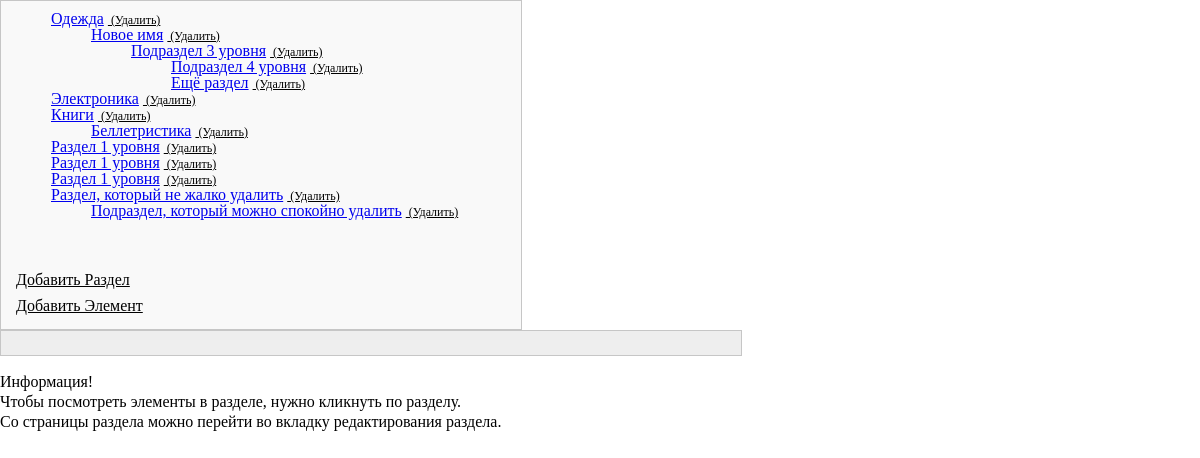
The page / on the database its author committed.
### tables this page shows
CREATE TABLE `cat_section` (
  `ID` int(11) NOT NULL,
  `Name` varchar(255) NOT NULL,
  `Date_create` date DEFAULT NULL,
  `Date_modify` date DEFAULT NULL,
  `Description` text,
  `Parent_ID` int(11) DEFAULT NULL
);

### database.php (the view, shortened to what this page needs)
<?php
class Database {
    private static $host = "localhost";
    private static $username = "phpmyadmin";
    private static $password = "some_pass";
    private static $sectionTree = [];
    private static $sectionRes = '';
    private static $conn = false;
    public static function getInstance()
    {
        return new self;
    }
    public function getConnection()
    {
        if(!self::$conn) {
            self::$conn = mysqli_connect(self::$host,self::$username,self::$password);
            mysqli_set_charset(self::$conn, "utf8");
        }
        return self::$conn;
    }
    public function select($table, $rows = '*', $where = null, $order = null)
    {
        $table = mysqli_real_escape_string(self::$conn, $table);
        $rows = mysqli_real_escape_string(self::$conn, $rows);
        $where = mysqli_real_escape_string(self::$conn, $where);
        $order = mysqli_real_escape_string(self::$conn, $order);
        $result = false;
        $q = 'SELECT '.$rows.' FROM '.$table;
        $query = mysqli_query(self::$conn, $q);
        if($query)
        {
            while ($res = mysqli_fetch_array($query))
            {
                $result[$res['ID']] = $res;
            }
        }
        return $result;
    }
    public function getCatalogSections()
    {
        self::$sectionTree = $this->select('cat_section');
        $sections = [];
        foreach(self::$sectionTree as $item)
        {
            if($item['Parent_ID'] == 0) {
                $sections[$item['ID']] = $this->getListTree($item['ID']);
            }
        }
        return $sections;
    }
    public function getListTree($id = 0){
        $result = [];
        foreach(self::$sectionTree as $k => $item)
        {
            if($item['ID'] == $id){
                $result = self::$sectionTree[$k];
                foreach(self::$sectionTree as $item_1)
                {
                    if($item_1['Parent_ID'] == $id){
                        if(empty($result['subsections'])){
                            $result['subsections'] = [];
                        }
                        $result['subsections'][$item_1['ID']] = $this->getListTree($item_1['ID']);
                    }
                }
            }
        }
        return $result;
    }
    public function getCatalogSectionResult()
    {
        $sections = $this->getCatalogSections();
        $result = '';
        if ($sections) {
            $result .= '<ul class="first-level-ul">';
            $result .= $this->createCatalogStructure($sections);
            $result .= '</ul>';
        }
        self::$sectionRes = false;
        return $result;
    }
    public function createCatalogStructure($section)
    {
        self::$sectionRes .= '<ul>';
        foreach($section as $sec)
        {
            self::$sectionRes .= '<li><a href="?section=' . $sec['ID'] . '">' . $sec['Name'] . '</a>
                <a class="delete_item element-button" href="#" data-req="action=delete&table=cat_section&id='
                    . $sec['ID'] . '">&nbsp;(Удалить)</a>';
            if(isset($sec['subsections']) && !empty($sec['subsections'])){
                $this->createCatalogStructure($sec['subsections']);
            }
            self::$sectionRes .= '</li>';
        }
        self::$sectionRes .= '</ul>';
        return self::$sectionRes;
    }
}

### header.php (shortened to what this page needs)
<!DOCTYPE html>
<html lang="ru">
<head>
    <link href="/source/style.css" rel="stylesheet">
</head>
<body>

### index.php (shortened to what this page needs)
<?php
include_once("header.php");
include_once("database.php");
$DB = Database::getInstance();
$DB->getConnection();
?>
<div class="catalog-wrapper">
    <div class="catalog-left-menu">
        <?=$DB->getCatalogSectionResult();?>
        <br/><br/><br/>
        <a href="?add_section" class="catalog-button">Добавить Раздел</a>
        <a href="?add_element" class="catalog-button">Добавить Элемент</a>
    </div>
    <div class="catalog-main-content">
        <p id="result_form"></p>
    </div>
</div>
<br/>
<p>Информация!</p>
<p>Чтобы посмотреть элементы в разделе, нужно кликнуть по разделу.</p>
<p>Со страницы раздела можно перейти во вкладку редактирования раздела.</p>
<?php include_once("footer.php");?>

### footer.php
</body>
</html>

### source/style.css (style rules this page uses)
html, body, div, span, applet, object, iframe, h1, h2, h3, h4, h5, h6, p, blockquote, pre, a, abbr, acronym, address, big, cite, code, del, dfn, em, img, ins, kbd, q, s, samp, small, strike, strong, sub, sup, tt, var, b, u, i, center, dl, dt, dd, ol, ul, li, fieldset, form, label, legend, table, caption, tbody, tfoot, thead, tr, th, td, article, aside, canvas, details, embed, figure, figcaption, footer, header, hgroup, menu, nav, output, ruby, section, summary, time, mark, audio, video { margin: 0; border: 0; font-size: 100%; font: inherit; vertical-align: baseline; }
body { line-height: 1; }
ol, ul { list-style: none; }
li { list-style-type: none; }
p { padding: 2px 0; }
.catalog-wrapper { display: flex; flex-flow: row wrap; }
.catalog-left-menu { width: 35%; max-width: 600px; min-width: 500px; padding: 10px; border: 1px solid #c6c6c6; background: #f9f9f9; }
.catalog-main-content { width: 60%; min-width: 600px; padding: 10px; background: #eee; border: 1px solid #c6c6c6; }
.first-level-ul { padding: 0; }
.catalog-button { color: #000; display: block; padding: 5px; }
.element-button { display: block; padding: 10px 0; }
.catalog-left-menu .delete_item { display: inline; font-size: 12px; color: #000; }

### rows shown on the page
cat_section: Name "Одежда"
cat_section: Name "Новое имя"
cat_section: Name "Подраздел 3 уровня"
cat_section: Name "Подраздел 4 уровня"
cat_section: Name "Ещё раздел"
cat_section: Name "Электроника"
cat_section: Name "Книги"
cat_section: Name "Беллетристика"
cat_section: Name "Раздел 1 уровня"
cat_section: Name "Раздел 1 уровня"
cat_section: Name "Раздел 1 уровня"
cat_section: Name "Раздел, который не жалко удалить"
cat_section: Name "Подраздел, который можно спокойно удалить"
